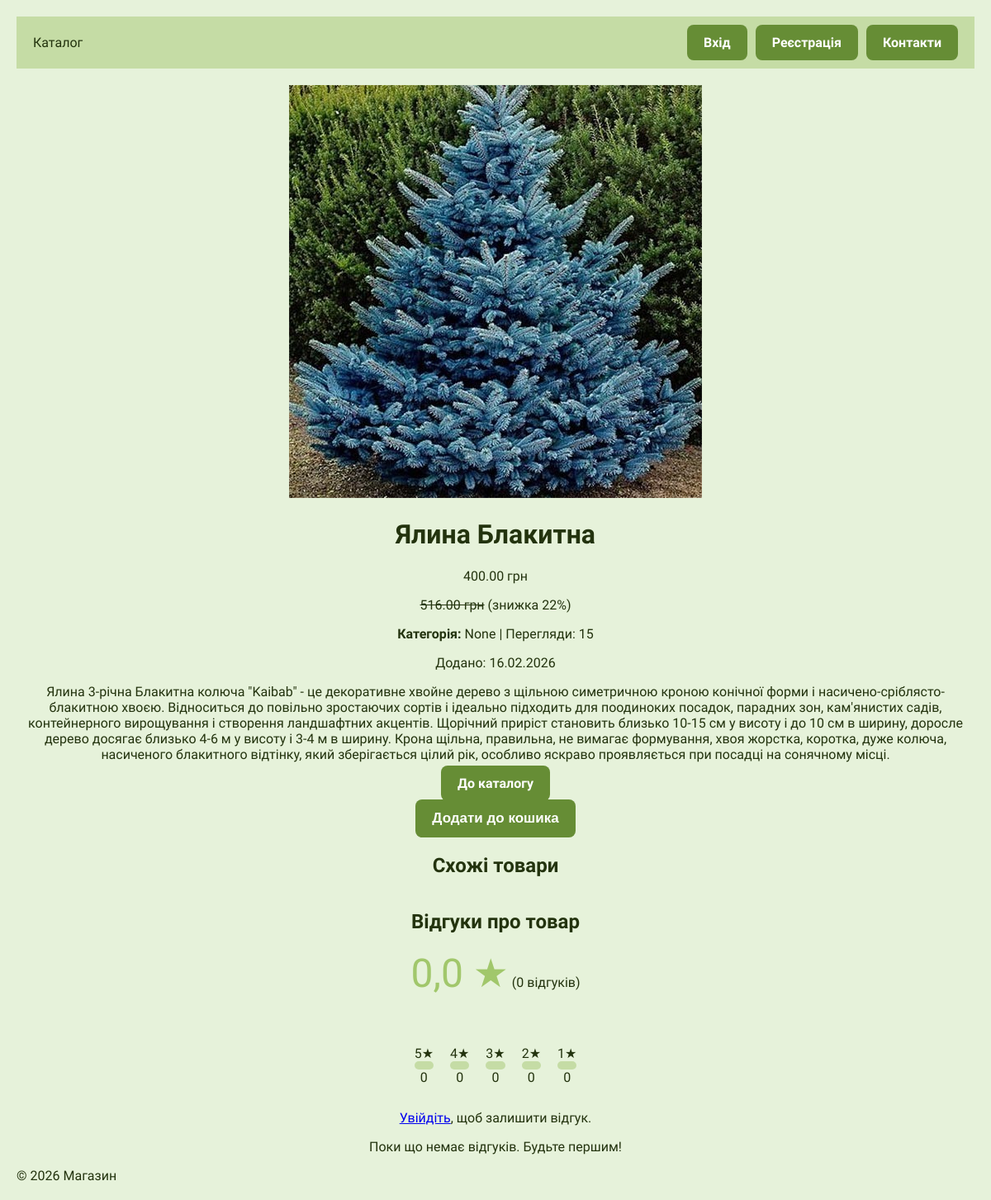
/product/7/yalina-blakitna/, run on an earlier commit of the app's database.
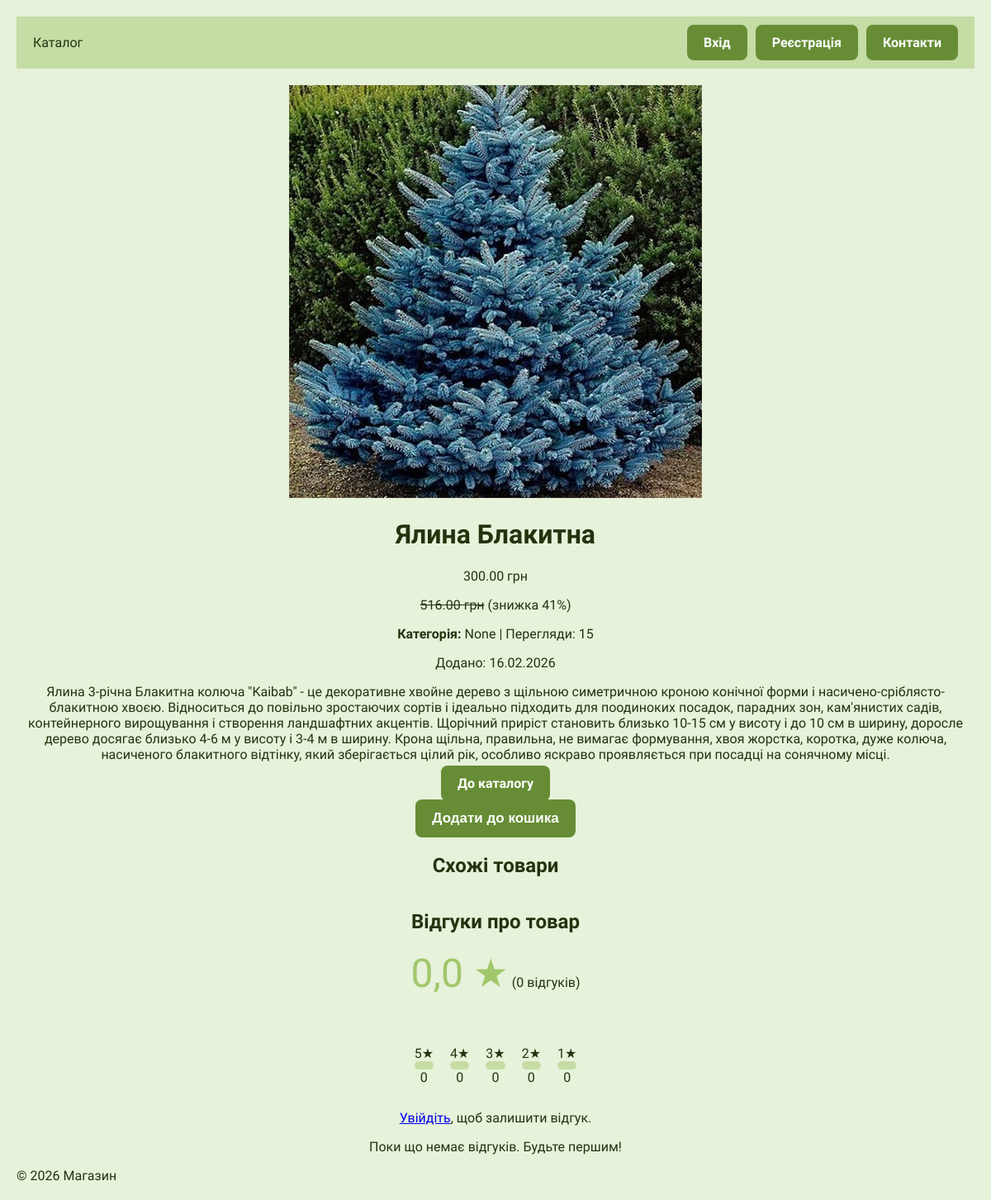
And on a later commit of the database.
### main/models.py (models this page shows, shortened)
class Product(models.Model):
    category = models.ForeignKey(
        Category,
        on_delete=models.CASCADE,
        related_name='products',
        verbose_name="Категорія",
        null=True,
        blank=True
    )
    name = models.CharField(max_length=200, verbose_name="Назва")
    slug = models.SlugField(
        max_length=200,
        unique=True,
        verbose_name="Slug",
        null=True,
        blank=True
    )
    description = models.TextField(verbose_name="Опис")
    price = models.DecimalField(max_digits=10, decimal_places=2, verbose_name="Ціна")
    discount_price = models.DecimalField(max_digits=10, decimal_places=2, null=True, blank=True, verbose_name="Ціна зі знижкою")
    image = models.ImageField(upload_to="products/%Y/%m/%d", blank=True, null=True, verbose_name="Зображення")
    views = models.PositiveIntegerField(default=0, verbose_name="Перегляди")
    featured = models.BooleanField(default=False, verbose_name="Рекомендований")
    is_available = models.BooleanField(default=True, verbose_name="В наявності")
    created_at = models.DateTimeField(auto_now_add=True)
    updated_at = models.DateTimeField(auto_now=True)
    class Meta:
        ordering = ['-created_at']
        verbose_name = "Товар"
        verbose_name_plural = "Товари"
    def get_average_rating(self):
        reviews = self.reviews.filter(is_active=True)
        if reviews.exists():
            return round(reviews.aggregate(Avg('rating'))['rating__avg'], 1)
        return 0.0
    def get_rating_distribution(self):
        reviews = self.reviews.filter(is_active=True)
        total = reviews.count()
        if total == 0:
            return [{'stars': i, 'count': 0, 'percentage': 0} for i in range(5, 0, -1)]

### main/views.py (the view)
# urls.py: path('product/<int:id>/<slug:slug>/', views.product_detail, name='product_detail'),
def product_detail(request, id, slug):
    product = get_object_or_404(Product, id=id, slug=slug, is_available=True)
    reviews = product.reviews.filter(is_active=True).order_by('-created_at')
    user_review = None
    if request.user.is_authenticated:
        user_review = Review.objects.filter(product=product, author=request.user, is_active=True).first()
    context = {
        'product': product,
        'reviews': reviews,
        'reviews_count': reviews.count(),
        'average_rating': product.get_average_rating(),
        'rating_distribution': product.get_rating_distribution(),
        'user_review': user_review,
    }
    return render(request, 'main/product_detail.html', context)

### accounts/views.py (called while the page is built)
    def __call__(self, request):
        if request.path.startswith('/admin/'):
            if not request.user.is_authenticated or not request.user.is_staff:
                return redirect('main:product_list')
        return self.get_response(request)

### cart/context_processors.py (called while the page is built)
def cart_count(request):
    if request.user.is_authenticated:
        total = CartItem.objects.filter(user=request.user).aggregate(total=Sum('quantity'))['total']
        count = total or 0
    else:
        try:
            cart_str = request.COOKIES.get('cart', '{}')
            cart = json.loads(cart_str)
            count = sum(item.get('quantity', 0) for item in cart.values())
        except json.JSONDecodeError:
            count = 0
    return {'cart_count': count}

### main/templatetags/shop_filters.py (called while the page is built)
@register.filter(name='currency')
def format_currency(value, currency='грн'):
    try:
        return f"{float(value):.2f} {currency}"
    except (ValueError, TypeError):
        return value

### main/templates/main/product_detail.html (shortened to what this page needs)
{% extends 'main/base.html' %}
{% load static shop_filters shop_tags %}
{% block content %}
<div class="product-detail">
  {% if product.image %}<img src="{{ product.image.url }}" alt="{{ product.name }}"/>{% endif %}
  <h1>{{ product.name }}</h1>
  {% if product.discount_price and product.discount_price < product.price %}
  <p class="h5 text-success">{{ product.discount_price|currency }}</p>
  <p><del>{{ product.price|currency }}</del> (знижка {{ product.price|discount_percentage:product.discount_price }}%)</p>
  {% else %}
  <p class="price h5">{{ product.price|currency }}</p>
  {% endif %}
  <p>
    <strong>Категорія:</strong> {{ product.category }} | Перегляди: {{product.views|compact_number }}
  </p>
  <p>Додано: {{ product.created_at|time_ago }}</p>
  <div class="description">{{ product.description|linebreaks }}</div>
  <a href="{% url 'main:product_list' %}" class="btn">До каталогу</a>
  <form method="post" action="{% url 'cart:add_to_cart' product.id %}">
    <button type="submit" class="btn">Додати до кошика</button>
  </form>
</div>
<h2>Схожі товари</h2>
{% include 'reviews/review_list.html' %}
{% endblock %}

What changed in the data, as far as the page shows it:
changed Product "Ялина Блакитна": discount_price "400.00 грн" → "300.00 грн"; price|discount_percentage "22" → "41"
